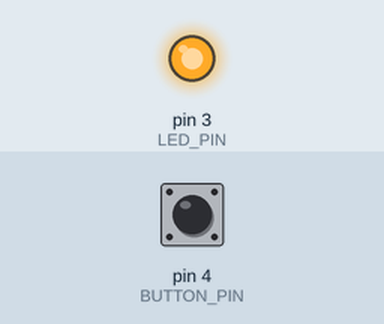
Simulated run of this sketch. Board: Arduino Uno, built with avr-gcc and run on an emulated ATmega328P. Parts: output pins drawn as LEDs (lit = HIGH). The test bench sets the inputs (shaded band); at power-on: pin 4 (BUTTON_PIN) HIGH.

Above: at 1.3 s.
1.4 s: pin 4 (BUTTON_PIN) pulled LOW for 0.15 s
At 2.6 s:
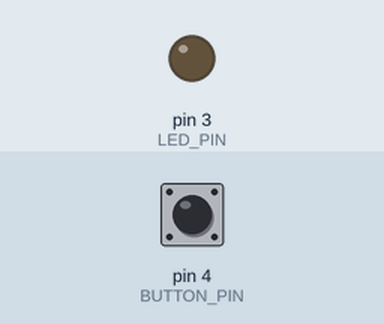
4.4 s: pin 4 (BUTTON_PIN) pulled LOW for 1 s
At 7.6 s:
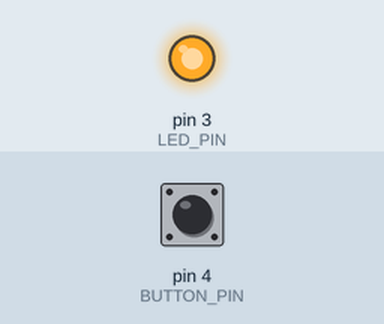
7.9 s: pin 4 (BUTTON_PIN) pulled LOW for 3.2 s
At 8.9 s:
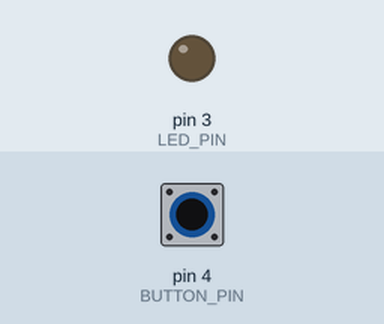
Timing chart, 0 to 13.6 s (numbered marks = the images above; inputs shaded):
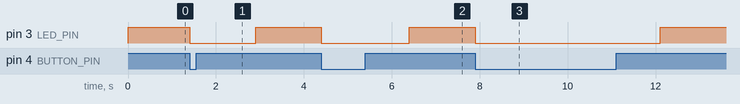

Measured:
- after the input at 1.4 s, pin 3 (LED_PIN): HIGH → LOW at once, → HIGH 1.5 s later
- after the input at 4.4 s, pin 3 (LED_PIN): HIGH → LOW at once, → HIGH 2.0 s later
- after the input at 7.9 s, pin 3 (LED_PIN): HIGH → LOW at once, → HIGH 4.2 s later

The sketch:

V-8.ino
```cpp
#define LED_PIN 3
#define BUTTON_PIN 4

const int maxDatos = 5;
int datos[maxDatos];
int posicionVEC = 0;

void setup()
{
  pinMode(LED_PIN, OUTPUT);
  pinMode(BUTTON_PIN, INPUT_PULLUP);
  Serial.begin(9600);
}

void loop()
{
  if (posicionVEC < maxDatos) {
    digitalWrite(LED_PIN, HIGH);
    delay(500);

    while (digitalRead(BUTTON_PIN) == HIGH) {
    }

    digitalWrite(LED_PIN, LOW);
    delay(500);

    if (digitalRead(BUTTON_PIN) == LOW) {
      datos[posicionVEC] = 1;
    } else {
      datos[posicionVEC] = 0;
    }
    posicionVEC++;

    while (digitalRead(BUTTON_PIN) == LOW) {
    }

    delay(1000);
  } else {
    Serial.print("Secuencia: ");
    for (int i = 0; i < maxDatos; i++) {
      Serial.print(datos[i]);
      if (i < maxDatos - 1) {
        Serial.print(", ");
      }
    }
    Serial.println();

    posicionVEC = 0;
    delay(2000);
  }
}
```
